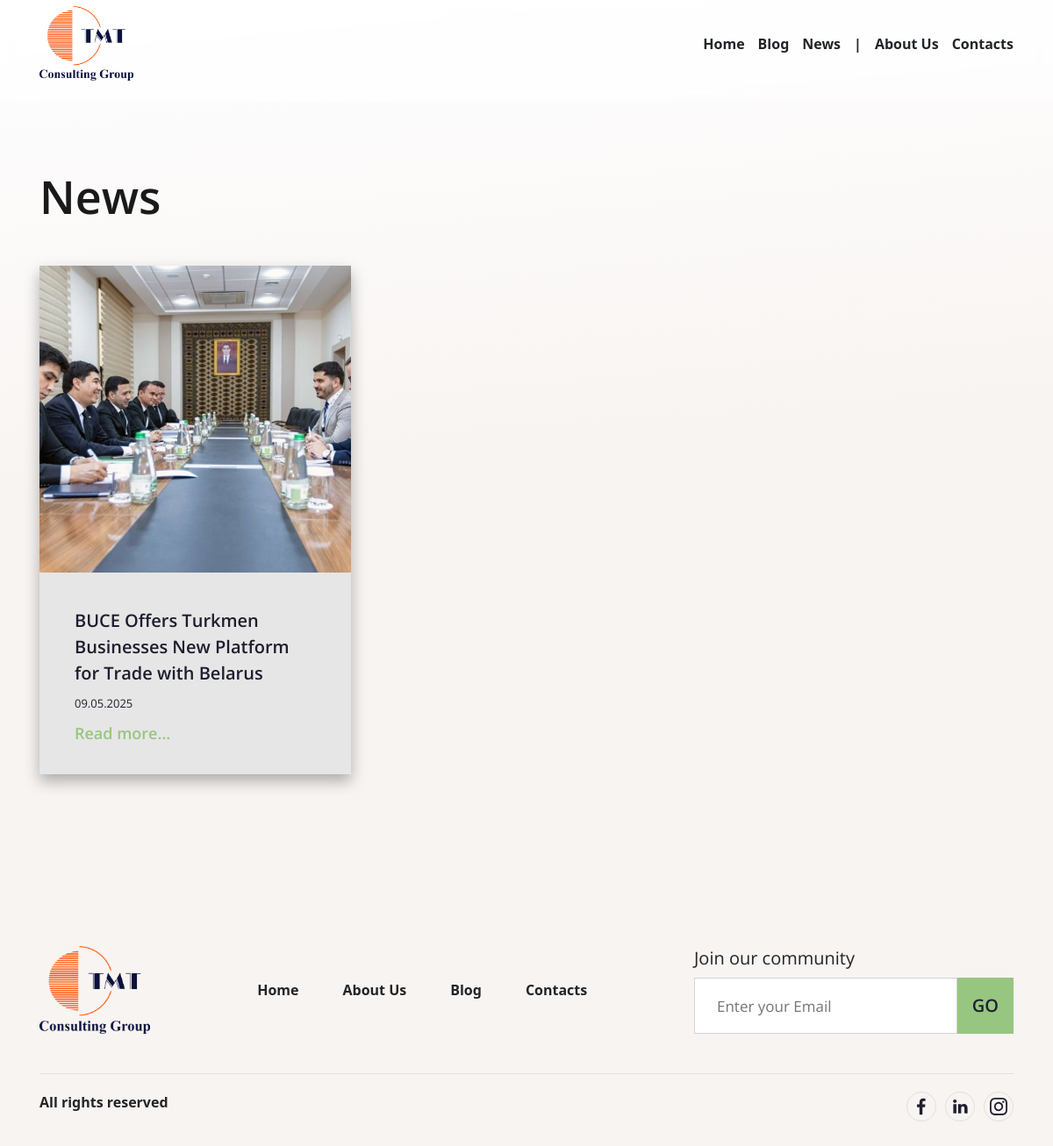
Page /news/ on the committed database.
### main/models.py (models this page shows, shortened)
class News(models.Model):
    title = models.CharField(max_length=255, verbose_name='Заголовок')
    image = models.ImageField(upload_to='news_images/', verbose_name='Фото')
    content = RichTextUploadingField(verbose_name='Текст')
    pub_date = models.DateTimeField(auto_now_add=True)
    slug = models.SlugField(unique=True, max_length=500, verbose_name='Slug', blank=True)
    class Meta:
        verbose_name = 'Новость'
        verbose_name_plural = 'Новости'

### main/views.py (the view)
# urls.py: path('news/', news_list, name='news_list'),
def news_list(request):
    all_news = News.objects.order_by('-pub_date')
    paginator = Paginator(all_news, 9)  # 9 новостей на страницу
    page_number = request.GET.get('page')
    page_obj = paginator.get_page(page_number)
    return render(request, 'main/news_list.html', {'page_obj': page_obj})

### main/templatetags/custom_filters.py (called while the page is built)
@register.filter
def trim_title(value, args="30,3"):
    try:
        line_length, max_lines = map(int, args.split(','))
    except ValueError:
        line_length, max_lines = 30, 3  # дефолт
    wrapped = textwrap.wrap(value, width=line_length)
    if len(wrapped) > max_lines:
        trimmed = wrapped[:max_lines]
        trimmed[-1] = trimmed[-1].rsplit(' ', 1)[0] + '...'
        return '\n'.join(trimmed)
    return value

### main/templates/main/news_list.html (shortened to what this page needs)
{% extends "main/base.html" %}
{% load custom_filters %}
{% load static %}
{% block extracss %}
<link rel="stylesheet" type="text/css" href="{% static 'main/css/news_list.css' %}">
{% endblock extracss %}
{% block content %}
{% load custom_filters %}
<section class="news">
	<div class="container">
		<h3 class="news__headTitle title" data-aos='fade-right' data-aos-duration="500" data-aos-anchor-placement="top-center">News</h3>
		<div class="news__wrapper">
			{% for item in page_obj %}
			<a href="{% url 'news_detail' item.slug %}" class="news__link" data-aos='fade-up' data-aos-duration="500" data-aos-anchor-placement="top-center">
				<div class="news__item">
					<div class="news__top">
						<img src="{{ item.image.url }}" alt="{{ item.title }}" class="news__img">
					</div>
					<div class="news__bottom">
						<h2 class="news__title">{{ item.title|trim_title:"30,3"|linebreaksbr }}</h2>
						<div class="news__date">{{ item.pub_date|date:"d.m.Y" }}</div>
						<div class="news__more">Read more...</div >
					</div>
				</div>
			</a>
			{% endfor %}
		</div>
	</div>
</section>
{% endblock content %}

### main/static/main/css/container.css (style rules this page uses)
.container { width: 100%; padding-right: 15px; padding-left: 15px; margin-right: auto; margin-left: auto; }
@media (min-width: 576px) { .container { max-width: 540px; } }
@media (min-width: 768px) { .container { max-width: 720px; } }
@media (min-width: 992px) { .container { max-width: 960px; } }
@media (min-width: 1200px) { .container { max-width: 1140px; } }

### main/static/main/css/base.css (style rules this page uses)
.title { font-family: 'Open sans'; font-style: normal; font-weight: 600; font-size: 52px; color: #1A1A1A; }
html { overflow-x: hidden; }
body { background-image: linear-gradient(-5deg,#f8f4f1 60%,#fefeff 98%); width: 100%; overflow-x: hidden; }

### main/static/main/css/news_list.css (style rules this page uses)
.news { padding: 70px 0; }
.news__wrapper { display: flex; justify-content: space-between; flex-wrap: wrap; gap: 20px; }
.news__link { display: block; width: 32%; height: 100%; box-shadow: 0px 8px 16px rgba(0, 0, 0, .3); }
.news__item { position: relative; width: 100%; height: 100%; cursor: pointer; overflow: hidden; }
.news__top { width: 100%; height: 350px; overflow: hidden; width: 100%; }
.news__top img { transition: all .3s; }
.news__headTitle { margin-bottom: 40px; }
.news__bottom { width: 100%; height: 230px; padding: 40px; background-color: #e6e6e6; display: flex; flex-direction: column; gap: 10px; }
.news__img { width: 100%; height: 100%; object-fit: cover; object-position: center; }
.news__date { color: #1e1e2f; font-family: 'Open sans'; font-size: 13px; font-weight: 400; }
.news__title { color: #1e1e2f; font-family: 'Open sans'; font-size: 20px; font-weight: 600; height: 70%; }
.news__more { color: #97c680; font-size: 18px; font-family: 'Open sans'; font-weight: 600; }

### rows in the picture
News: image (picture), title "BUCE Offers Turkmen Businesses New Platform for Trade with Belarus", pub_date "09.05.2025"
